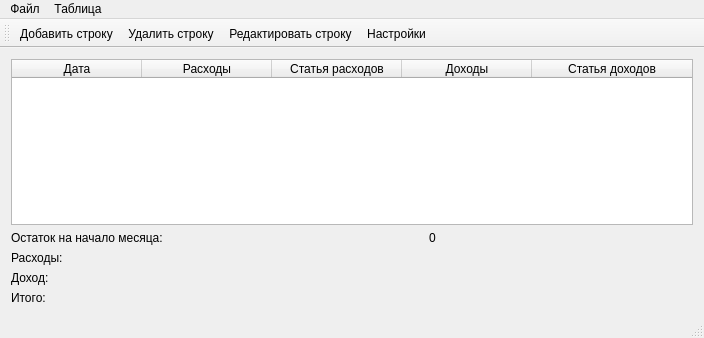
<?xml version="1.0" encoding="UTF-8"?>
<ui version="4.0">
 <class>MyWallet</class>
 <widget class="QMainWindow" name="MyWallet">
  <property name="geometry">
   <rect>
    <x>0</x>
    <y>0</y>
    <width>704</width>
    <height>338</height>
   </rect>
  </property>
  <property name="windowTitle">
   <string>MyWallet</string>
  </property>
  <property name="windowIcon">
   <iconset resource="files/resouce.qrc">
    <normaloff>:/kwallet.png</normaloff>:/kwallet.png</iconset>
  </property>
  <widget class="QWidget" name="_central_widget">
   <layout class="QGridLayout" name="gridLayout">
    <item row="0" column="0">
     <widget class="QTableWidget" name="_table">
      <property name="editTriggers">
       <set>QAbstractItemView::NoEditTriggers</set>
      </property>
      <property name="selectionMode">
       <enum>QAbstractItemView::ExtendedSelection</enum>
      </property>
      <property name="selectionBehavior">
       <enum>QAbstractItemView::SelectItems</enum>
      </property>
      <property name="showGrid">
       <bool>true</bool>
      </property>
      <property name="gridStyle">
       <enum>Qt::DotLine</enum>
      </property>
      <property name="sortingEnabled">
       <bool>false</bool>
      </property>
      <attribute name="horizontalHeaderCascadingSectionResizes">
       <bool>true</bool>
      </attribute>
      <attribute name="horizontalHeaderDefaultSectionSize">
       <number>130</number>
      </attribute>
      <attribute name="horizontalHeaderMinimumSectionSize">
       <number>15</number>
      </attribute>
      <attribute name="horizontalHeaderShowSortIndicator" stdset="0">
       <bool>false</bool>
      </attribute>
      <attribute name="horizontalHeaderStretchLastSection">
       <bool>true</bool>
      </attribute>
      <attribute name="verticalHeaderVisible">
       <bool>false</bool>
      </attribute>
      <attribute name="verticalHeaderCascadingSectionResizes">
       <bool>false</bool>
      </attribute>
      <attribute name="verticalHeaderHighlightSections">
       <bool>false</bool>
      </attribute>
      <attribute name="verticalHeaderMinimumSectionSize">
       <number>15</number>
      </attribute>
      <attribute name="verticalHeaderShowSortIndicator" stdset="0">
       <bool>false</bool>
      </attribute>
      <attribute name="verticalHeaderStretchLastSection">
       <bool>false</bool>
      </attribute>
      <column>
       <property name="text">
        <string>Дата</string>
       </property>
      </column>
      <column>
       <property name="text">
        <string>Расходы</string>
       </property>
      </column>
      <column>
       <property name="text">
        <string>Статья расходов</string>
       </property>
      </column>
      <column>
       <property name="text">
        <string>Доходы</string>
       </property>
      </column>
      <column>
       <property name="text">
        <string>Статья доходов</string>
       </property>
      </column>
     </widget>
    </item>
    <item row="1" column="0">
     <layout class="QFormLayout" name="_label_layout">
      <item row="0" column="0">
       <widget class="QLabel" name="_label_rest">
        <property name="text">
         <string>Остаток на начало месяца: </string>
        </property>
       </widget>
      </item>
      <item row="1" column="0">
       <widget class="QLabel" name="_label_output">
        <property name="text">
         <string>Расходы:</string>
        </property>
       </widget>
      </item>
      <item row="2" column="0">
       <widget class="QLabel" name="_label_input">
        <property name="text">
         <string>Доход:</string>
        </property>
       </widget>
      </item>
      <item row="3" column="0">
       <widget class="QLabel" name="_label_total">
        <property name="text">
         <string>Итого:</string>
        </property>
       </widget>
      </item>
      <item row="0" column="1">
       <widget class="QLabel" name="_label_rest_value">
        <property name="text">
         <string>0</string>
        </property>
        <property name="alignment">
         <set>Qt::AlignCenter</set>
        </property>
       </widget>
      </item>
      <item row="1" column="1">
       <widget class="QLabel" name="_label_output_value">
        <property name="text">
         <string/>
        </property>
        <property name="alignment">
         <set>Qt::AlignCenter</set>
        </property>
       </widget>
      </item>
      <item row="2" column="1">
       <widget class="QLabel" name="_label_input_value">
        <property name="text">
         <string/>
        </property>
        <property name="alignment">
         <set>Qt::AlignCenter</set>
        </property>
       </widget>
      </item>
      <item row="3" column="1">
       <widget class="QLabel" name="_label_total_value">
        <property name="text">
         <string/>
        </property>
        <property name="alignment">
         <set>Qt::AlignCenter</set>
        </property>
       </widget>
      </item>
     </layout>
    </item>
   </layout>
  </widget>
  <widget class="QMenuBar" name="_menu_bar">
   <property name="geometry">
    <rect>
     <x>0</x>
     <y>0</y>
     <width>704</width>
     <height>20</height>
    </rect>
   </property>
   <widget class="QMenu" name="_menu_file">
    <property name="title">
     <string>Файл</string>
    </property>
    <addaction name="_action_open"/>
    <addaction name="_action_settings"/>
    <addaction name="separator"/>
    <addaction name="_action_exit"/>
   </widget>
   <widget class="QMenu" name="_menu_table">
    <property name="title">
     <string>Таблица</string>
    </property>
    <addaction name="_action_add"/>
    <addaction name="_action_remove"/>
    <addaction name="_action_edit"/>
   </widget>
   <addaction name="_menu_file"/>
   <addaction name="_menu_table"/>
  </widget>
  <widget class="QToolBar" name="_main_tool_bar">
   <attribute name="toolBarArea">
    <enum>TopToolBarArea</enum>
   </attribute>
   <attribute name="toolBarBreak">
    <bool>false</bool>
   </attribute>
   <addaction name="_action_add"/>
   <addaction name="_action_remove"/>
   <addaction name="_action_edit"/>
   <addaction name="_action_settings"/>
  </widget>
  <widget class="QStatusBar" name="_status_bar"/>
  <action name="_action_add">
   <property name="icon">
    <iconset resource="files/resouce.qrc">
     <normaloff>:/edit_add.png</normaloff>:/edit_add.png</iconset>
   </property>
   <property name="text">
    <string>Добавить строку</string>
   </property>
  </action>
  <action name="_action_remove">
   <property name="icon">
    <iconset resource="files/resouce.qrc">
     <normaloff>:/edit_remove.png</normaloff>:/edit_remove.png</iconset>
   </property>
   <property name="text">
    <string>Удалить строку</string>
   </property>
  </action>
  <action name="_action_edit">
   <property name="icon">
    <iconset>
     <normalon>:/edit.png</normalon>
    </iconset>
   </property>
   <property name="text">
    <string>Редактировать строку</string>
   </property>
   <property name="toolTip">
    <string>Редактировать ячейку</string>
   </property>
  </action>
  <action name="_action_open">
   <property name="icon">
    <iconset resource="files/resouce.qrc">
     <normaloff>:/folder_blue.png</normaloff>:/folder_blue.png</iconset>
   </property>
   <property name="text">
    <string>Открыть кошелёк</string>
   </property>
   <property name="toolTip">
    <string>Открыть</string>
   </property>
  </action>
  <action name="_action_exit">
   <property name="icon">
    <iconset resource="files/resouce.qrc">
     <normaloff>:/exit.png</normaloff>:/exit.png</iconset>
   </property>
   <property name="text">
    <string>Выход</string>
   </property>
  </action>
  <action name="_action_settings">
   <property name="icon">
    <iconset resource="files/resouce.qrc">
     <normaloff>:/kservices.png</normaloff>:/kservices.png</iconset>
   </property>
   <property name="text">
    <string>Настройки</string>
   </property>
  </action>
 </widget>
 <layoutdefault spacing="6" margin="11"/>
 <resources>
  <include location="files/resouce.qrc"/>
 </resources>
 <connections/>
</ui>
